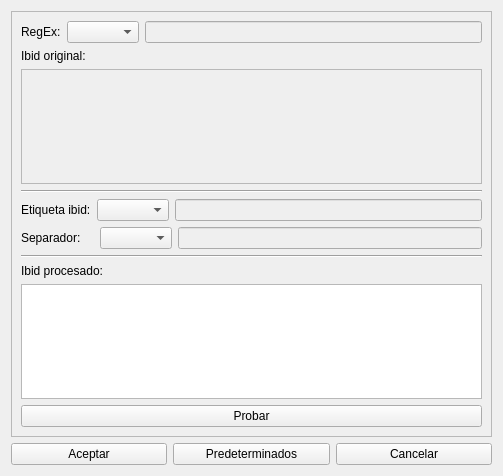
<?xml version="1.0" encoding="UTF-8"?>
<ui version="4.0">
 <class>Dialog</class>
 <widget class="QDialog" name="Dialog">
  <property name="geometry">
   <rect>
    <x>0</x>
    <y>0</y>
    <width>503</width>
    <height>476</height>
   </rect>
  </property>
  <property name="windowTitle">
   <string>Opciones del procesado</string>
  </property>
  <layout class="QVBoxLayout" name="verticalLayout">
   <item>
    <widget class="QFrame" name="NotesLayout">
     <property name="frameShape">
      <enum>QFrame::StyledPanel</enum>
     </property>
     <property name="frameShadow">
      <enum>QFrame::Raised</enum>
     </property>
     <layout class="QVBoxLayout" name="verticalLayout_2">
      <item>
       <layout class="QHBoxLayout" name="RegexLayout">
        <item>
         <widget class="QLabel" name="RegexLabel">
          <property name="sizePolicy">
           <sizepolicy hsizetype="Maximum" vsizetype="Preferred">
            <horstretch>0</horstretch>
            <verstretch>0</verstretch>
           </sizepolicy>
          </property>
          <property name="text">
           <string>RegEx:</string>
          </property>
         </widget>
        </item>
        <item>
         <widget class="QComboBox" name="RegexComboBox">
          <property name="enabled">
           <bool>true</bool>
          </property>
         </widget>
        </item>
        <item>
         <widget class="QLineEdit" name="RegexEntry">
          <property name="enabled">
           <bool>false</bool>
          </property>
          <property name="toolTip">
           <string>Divide el texto en 2 partes, antes de la coincidencia y después de ella.
La coincidencia se descarta.

Consejo:
Anteponer ?: al principio de un paréntesis descarta su contenido</string>
          </property>
          <property name="alignment">
           <set>Qt::AlignRight|Qt::AlignTrailing|Qt::AlignVCenter</set>
          </property>
         </widget>
        </item>
       </layout>
      </item>
      <item>
       <widget class="QLabel" name="OriginalNoteLabel">
        <property name="text">
         <string>Ibid original:</string>
        </property>
       </widget>
      </item>
      <item>
       <widget class="QTextEdit" name="OriginalNote">
        <property name="enabled">
         <bool>false</bool>
        </property>
       </widget>
      </item>
      <item>
       <widget class="Line" name="line_2">
        <property name="orientation">
         <enum>Qt::Horizontal</enum>
        </property>
       </widget>
      </item>
      <item>
       <layout class="QHBoxLayout" name="IbidLabelLayout">
        <item>
         <widget class="QLabel" name="IbidLabelLabel">
          <property name="sizePolicy">
           <sizepolicy hsizetype="Maximum" vsizetype="Preferred">
            <horstretch>0</horstretch>
            <verstretch>0</verstretch>
           </sizepolicy>
          </property>
          <property name="text">
           <string>Etiqueta ibid:</string>
          </property>
         </widget>
        </item>
        <item>
         <widget class="QComboBox" name="IbidLabelComboBox">
          <property name="sizePolicy">
           <sizepolicy hsizetype="Preferred" vsizetype="Fixed">
            <horstretch>0</horstretch>
            <verstretch>0</verstretch>
           </sizepolicy>
          </property>
         </widget>
        </item>
        <item>
         <widget class="QLineEdit" name="IbidLabelEntry">
          <property name="enabled">
           <bool>false</bool>
          </property>
          <property name="sizePolicy">
           <sizepolicy hsizetype="Expanding" vsizetype="Fixed">
            <horstretch>0</horstretch>
            <verstretch>0</verstretch>
           </sizepolicy>
          </property>
          <property name="alignment">
           <set>Qt::AlignRight|Qt::AlignTrailing|Qt::AlignVCenter</set>
          </property>
         </widget>
        </item>
       </layout>
      </item>
      <item>
       <layout class="QHBoxLayout" name="SeparatorLayout">
        <item>
         <widget class="QLabel" name="SeparatorLabel">
          <property name="sizePolicy">
           <sizepolicy hsizetype="Maximum" vsizetype="Preferred">
            <horstretch>0</horstretch>
            <verstretch>0</verstretch>
           </sizepolicy>
          </property>
          <property name="text">
           <string>Separador:    </string>
          </property>
         </widget>
        </item>
        <item>
         <widget class="QComboBox" name="SeparatorComboBox"/>
        </item>
        <item>
         <widget class="QLineEdit" name="SeparatorEntry">
          <property name="enabled">
           <bool>false</bool>
          </property>
          <property name="alignment">
           <set>Qt::AlignRight|Qt::AlignTrailing|Qt::AlignVCenter</set>
          </property>
         </widget>
        </item>
       </layout>
      </item>
      <item>
       <widget class="Line" name="line">
        <property name="orientation">
         <enum>Qt::Horizontal</enum>
        </property>
       </widget>
      </item>
      <item>
       <widget class="QLabel" name="ProccesedLabel">
        <property name="text">
         <string>Ibid procesado:</string>
        </property>
       </widget>
      </item>
      <item>
       <widget class="QTextEdit" name="ProccesedNote"/>
      </item>
      <item>
       <widget class="QPushButton" name="TestButton">
        <property name="focusPolicy">
         <enum>Qt::NoFocus</enum>
        </property>
        <property name="text">
         <string>Probar</string>
        </property>
       </widget>
      </item>
     </layout>
    </widget>
   </item>
   <item>
    <layout class="QHBoxLayout" name="SubmitLayout">
     <item>
      <widget class="QPushButton" name="DialogAcceptButton">
       <property name="focusPolicy">
        <enum>Qt::NoFocus</enum>
       </property>
       <property name="text">
        <string>Aceptar</string>
       </property>
       <property name="icon">
        <iconset theme="dialog-ok-apply">
         <normaloff>.</normaloff>.</iconset>
       </property>
      </widget>
     </item>
     <item>
      <widget class="QPushButton" name="DialogDefaultButton">
       <property name="focusPolicy">
        <enum>Qt::NoFocus</enum>
       </property>
       <property name="text">
        <string>Predeterminados</string>
       </property>
      </widget>
     </item>
     <item>
      <widget class="QPushButton" name="DialogCancelButton">
       <property name="focusPolicy">
        <enum>Qt::NoFocus</enum>
       </property>
       <property name="text">
        <string>Cancelar</string>
       </property>
       <property name="icon">
        <iconset theme="dialog-cancel">
         <normaloff>.</normaloff>.</iconset>
       </property>
      </widget>
     </item>
    </layout>
   </item>
  </layout>
 </widget>
 <resources>
  <include location="../../../../../.local/share/sigil-ebook/sigil/plugins/IbidEPL/resources.qrc"/>
 </resources>
 <connections/>
</ui>
